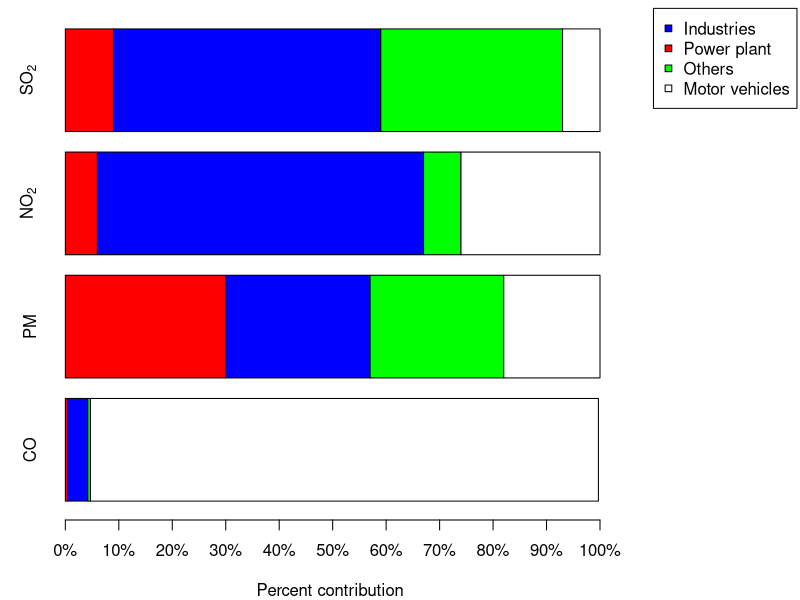

Here is the R script that generated this plot:

# Import data and graph stacked bar plot
criteria_pollutants <- read.csv("data/criteria_pollutants.csv", header=TRUE)

# Rename the headers
rownames(criteria_pollutants) <- criteria_pollutants[,1]#rename header[row,column],using 1st row

# Remove 1st row,-1 remove 1st row
criteria_pollutants <- criteria_pollutants[,-1]

# Change all values to numeric type
criteria_pollutants <- sapply(criteria_pollutants,as.numeric)

# To plot the barplot
png(filename='fig/fig_2_pollutants.png',height=8,width= 16,units='cm',
    res = 400)
# To set margins and legend position
par(xpd=TRUE,mar=c(4,3,0.5,10))

#barplot(criteria_pollutants,
#      col=c('blue','red','green','white'),horiz=TRUE,xaxt='n')
#abline(v=seq(10,90,by=10))
barplot(criteria_pollutants,
        col=c('red','blue','green','white'),horiz=TRUE,xaxt='n',
        names.arg = c('CO','PM', expression(paste('NO'['2'])),
                      expression(paste('SO'['2']))),xlab = 'Percent contribution')
#grid(ny=NA,nx=10,col='grey20',lty='dotted')
axis(side=1,at=c(0,10,20,30,40,50,60,70,80,90,100),
     labels = c('0%','10%','20%','30%','40%','50%','60%','70%','80%','90%','100%'))

legend(110,5,col=c('black','black','black','black'),
       pch=c(22,22,22,22),pt.bg = c('blue','red','green','white'),
       legend=c('Industries','Power plant',
                'Others','Motor vehicles'),cex = 1)
dev.off()
